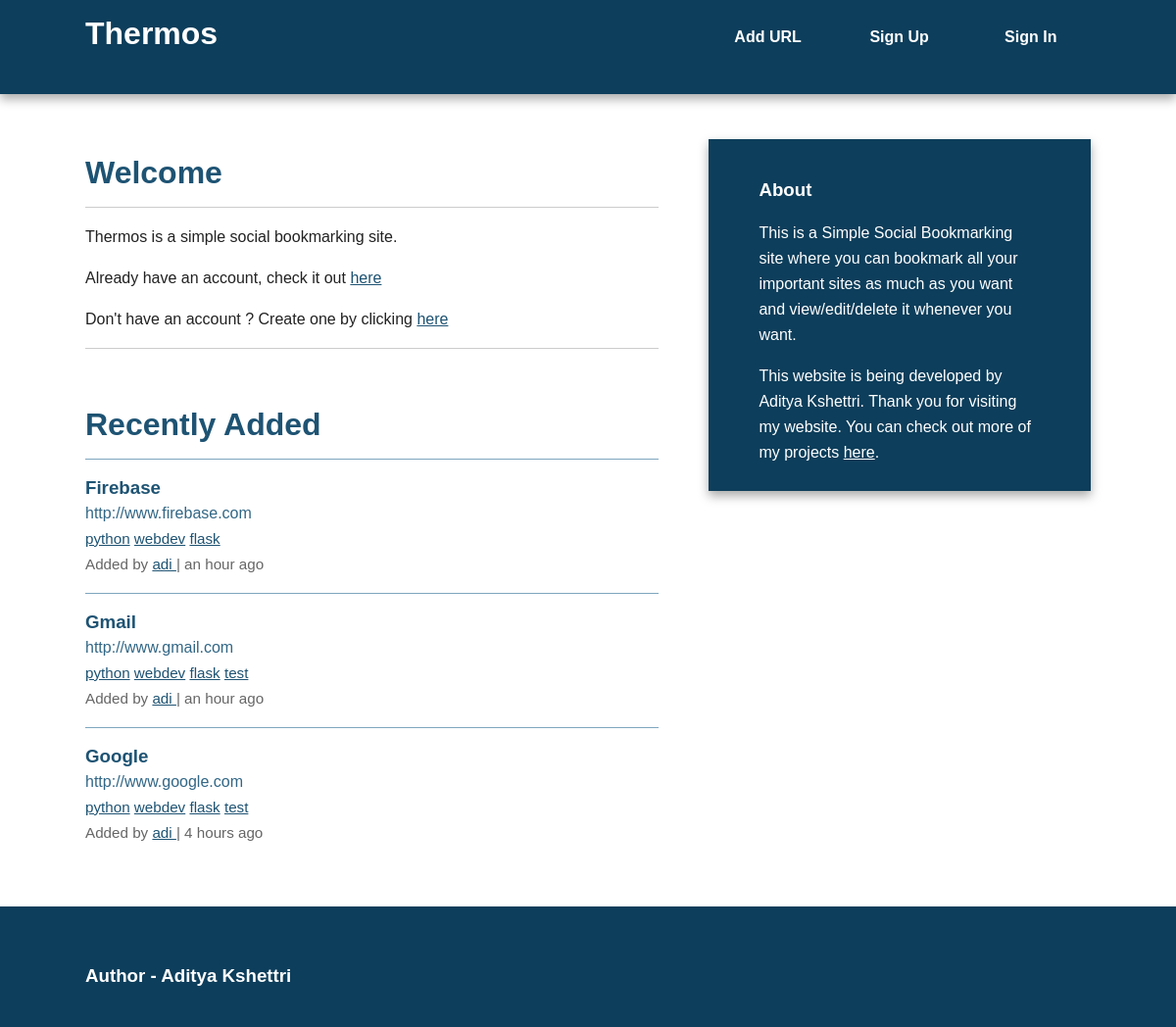
/index, run on the app's committed database.
### thermos/models.py (models this page shows, shortened)
class Bookmark(db.Model):
    id = db.Column(db.Integer, primary_key=True)
    url = db.Column(db.Text, nullable=False)
    date = db.Column(db.DateTime, default=datetime.utcnow())
    description = db.Column(db.String(300))
    user_id = db.Column(db.Integer, db.ForeignKey('user.id'), nullable=False)
    _tags = db.relationship('Tag', secondary=tags, lazy='joined', backref=db.backref('bookmarks', lazy='dynamic'))
    @staticmethod
    def newest(num):
        return Bookmark.query.order_by(desc(Bookmark.date)).limit(num)
    @property
    def tags(self):
        return ",".join([t.name for t in self._tags])
    @tags.setter
    def tags(self, string):
        if string:
            self._tags = [Tag.get_or_create(name) for name in string.split(',')]

class Tag(db.Model):
    id = db.Column(db.Integer, primary_key=True)
    name = db.Column(db.String(25), nullable=False, unique=True, index=True)
    def __repr__(self):
        return self.name

class User(db.Model, UserMixin):
    id = db.Column(db.Integer, primary_key=True)
    username = db.Column(db.String(80), unique=True)
    email = db.Column(db.String(120), unique=True)
    bookmarks = db.relationship('Bookmark', backref='user', lazy='dynamic')
    password_hash = db.Column(db.String)
    @property
    def password(self):
        raise AttributeError('password: write-only field')

### thermos/views.py (the view)
@app.route('/')
@app.route('/index')
def index():
    return render_template('index.html', new_bookmarks=Bookmark.newest(5))

### thermos/views.py (called while the page is built)
@app.context_processor
def inject_tags():
    return dict(all_tags=Tag.all)

### thermos/templates/index.html (shortened to what this page needs)
{% extends "base.html" %}
{% block content %}
    <article>
        <header>
            <h1>Welcome</h1>
            <hr>
            <p>Thermos is a simple social bookmarking site.</p>
            <p>Already have an account, check it out <a href="{{ url_for('login') }}">here</a></p>
            <p>Don't have an account ? Create one by clicking <a href="{{ url_for('signup') }}">here</a></p>
        </header>
        <hr>
        <br>
        <section>
            <h1>Recently Added</h1>
            {% if new_bookmarks.count()>0 %}
                {% with bookmarks=new_bookmarks %}
                    {% include "bookmark_list.html" %}
                {% endwith %}
            {% else %}
                No bookmarks have been added yet.
            {% endif %}
        </section>
    </article>
{% endblock %}

### thermos/templates/bookmark_list.html
<ul class="bookmarks">
    {% for bookmark in bookmarks %}
        <li>
            {% include "bookmark.html" %}
        </li>
    {% endfor %}
</ul>

### thermos/templates/bookmark.html (shortened to what this page needs)
<div class="bookmark">
    <a class="header" href="{{bookmark.url}}">
        <h3 class="description">
            {{bookmark.description|truncate(50, killwords=True)}}
        </h3>
        <span class="url">
            {{bookmark.url|truncate(50, killwords=True)}}
        </span>
    </a>
    <div class="info">
        <span class="tags">
            {% if bookmark.tags %}
                {% for t in bookmark._tags %}
                    <a href="{{ url_for('tag', name=t) }}">{{ t }}</a>
                {% endfor %}
            {% else %}
                No Tags.
            {% endif %}
        </span>
        <br>
        Added by <a href="{{ url_for('user', username=bookmark.user.username) }}">
            {{ bookmark.user.username }}
        </a> |
        {{ moment(bookmark.date).fromNow() }}
    </div>
</div>

### thermos/static/css/main.css (style rules this page uses)
html { color: #222; font-size: 1em; line-height: 1.4; }
hr { display: block; height: 1px; border: 0; border-top: 1px solid #ccc; margin: 1em 0; padding: 0; }
body { font: 16px/26px Helvetica, Helvetica Neue, Arial; }
.main article h1 { font-size: 2em; }
a, a:visited { color: #1e5373; }
h1, h2, h3, h4, h5, h6 { color: #1e5373; }
ul.bookmarks { list-style: none none; padding-left: 0; }
.bookmark { padding-bottom: .5em; border-top: 1px solid #7ea6bf; padding: 1em 0; }
a.header { color: #326786; text-decoration: none; display: block; }
a.header h3 { margin: 0 0; }
div.info { font-size: .95em; color: #666666; }
@media only screen and (min-width: 768px) { .main article { float: left; width: 57%; } }

### data on the page
Bookmark: description "Firebase", url "http://www.firebase.com", user.username "adi", date "an hour ago"
Tag: name "python"
Tag: name "webdev"
Tag: name "flask"
Bookmark: description "Gmail", url "http://www.gmail.com", user.username "adi", date "an hour ago"
Tag: name "test"
Bookmark: description "Google", url "http://www.google.com", user.username "adi", date "4 hours ago"
